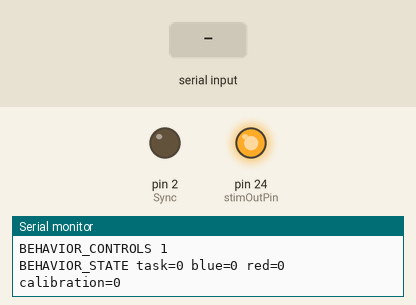
Recording of a sketch running on a simulated Arduino Mega 2560, built with avr-gcc and run on an emulated ATmega2560. On the bench: output pins drawn as LEDs (lit = HIGH), the last lines printed to the serial monitor. Inputs (shaded band) come from the test bench. Random numbers use the default seed unless the sketch sets one.

Above: at 1.2 s.
1.3 s: "4\n" received over Serial
At 3.01 s:
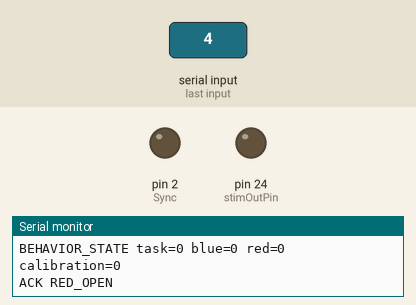
4.3 s: byte 54 ('6') received over Serial
At 4.73 s:
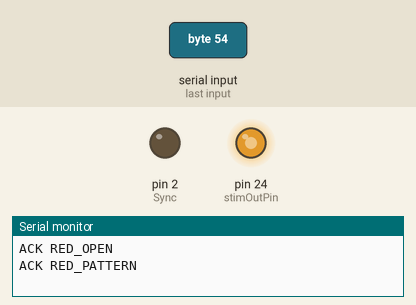
7.3 s: "6\n" received over Serial
At 9.36 s:
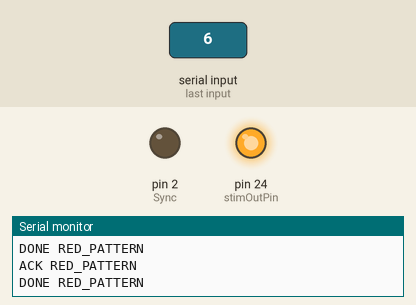
Timing chart, 0 to 20.3 s (numbered marks = the images above; inputs shaded):
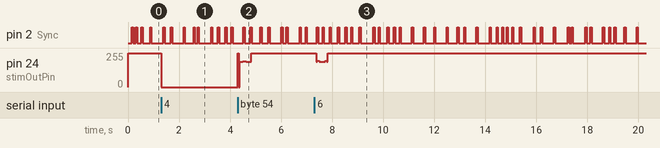

Measured:
- after the input at 1.3 s, pin 24 (stimOutPin): 255/255 → 0/255 at once
- after the input at 4.3 s, pin 24 (stimOutPin): 0/255 → 189/255 at once, → 195/255 0.20 s later, → 189/255 0.12 s later, → 255/255 0.20 s later
- after the input at 7.3 s, pin 24 (stimOutPin): 255/255 → 196/255 after 0.08 s, → 189/255 0.12 s later, → 255/255 0.24 s later

The sketch:

Shun_RTPP_BonsaiToPulseStim.ino
```cpp
// Bonsai to Arduino pulse stim
// Shun 03/27/2025

// ----- Parameters -----
double pulse_freq = 50.0;        // Hz
double pulse_duration = 5.0;     // ms (pulse width)
unsigned long last_pulse_time = 0;

const byte triggerPin = 4;       // Input from Bonsai (digital HIGH to trigger)
const byte stimOutPin = 24;       // Output pin for stimulation pulses

bool isStimulating = false;

// ----- Sync Parameters -----
const byte Sync = 2;                  // Output pin for sync pulses
unsigned long TimerSync = 0;
unsigned long SyncPulseInterval = 100 + random(1, 400);
byte SyncNow = 0;

// GUI protocol: this sketch has a red stimulation output and an external-trigger task.
#define Idle 0
static int state = Idle; // Start task arms the Bonsai trigger after boot/reset.
#define ShutterRed stimOutPin
#define BEHAVIOR_HAS_WATER 0
#define BEHAVIOR_HAS_AIR 0
#define BEHAVIOR_HAS_TONE 0
#define BEHAVIOR_HAS_BLUE 0
#define BEHAVIOR_LEGACY_REWARD_BIG 1
#define BEHAVIOR_LEGACY_SECOND_TONE 0
#define RedPatternPulseMs ((unsigned long)pulse_duration)
#define RedPatternPeriodMs (pulse_freq > 0 ? (unsigned long)(1000.0 / pulse_freq) : 0UL)
unsigned int RedPatternPulseCount = 25;
#include "BehaviorManual.h"

void setup() {
  Serial.begin(115200);
  pinMode(triggerPin, INPUT);    // Setup trigger pin as input
  pinMode(stimOutPin, OUTPUT);   // Setup stimulation pin as output
  digitalWrite(stimOutPin, HIGH); // Active-low output starts closed

  pinMode(Sync, OUTPUT);
  digitalWrite(Sync, LOW);
  TimerSync = millis();
  behaviorCapabilities();
  behaviorReportState();
}

void loop() {
  behaviorReadSerial();
  behaviorUpdateManual();
  sync();
  if (state == Idle) return;

  // Nonblocking external-trigger pulses keep End task responsive during a pulse.
  unsigned long now = millis();
  if (digitalRead(triggerPin) != HIGH) {
    digitalWrite(stimOutPin, HIGH);
    isStimulating = false;
    last_pulse_time = now;
  } else if (isStimulating) {
    if (now - last_pulse_time >= pulse_duration) {
      digitalWrite(stimOutPin, HIGH);
      isStimulating = false;
      last_pulse_time = now;
    }
  } else if (pulse_freq > 0 && pulse_duration > 0 &&
             pulse_duration <= 1000.0 / pulse_freq &&
             now - last_pulse_time >= 1000.0 / pulse_freq) {
    digitalWrite(stimOutPin, LOW);
    isStimulating = true;
    last_pulse_time = now;
  }
}

void behaviorStartTask() {
  isStimulating = false;
  last_pulse_time = millis();
  state = 1;
}

void behaviorStopTask() {
  state = Idle;
  isStimulating = false;
  behaviorStopOutputs();
}

//********************************************************************************************//
void sync() {
  if (millis() - TimerSync >= SyncPulseInterval) {
    if (SyncNow == 1) {
      TimerSync = millis();
      digitalWrite(Sync, LOW);
      SyncNow = 0;
      SyncPulseInterval = 100 + random(1, 400); // random sync pulse interval between 1~2s
    } else {
      TimerSync = millis();
      digitalWrite(Sync, HIGH);
      SyncNow = 1;
      SyncPulseInterval = 50;
    }
  }
}
```

BehaviorManual.h
```cpp
#ifndef NEURODAP_BEHAVIOR_MANUAL_H
#define NEURODAP_BEHAVIOR_MANUAL_H
// Keep all standalone copies of this header identical.
// Each sketch is self-contained for Arduino IDE and temporary GUI builds.
#ifndef BEHAVIOR_LEGACY_SECOND_TONE
#define BEHAVIOR_LEGACY_SECOND_TONE (!BEHAVIOR_LEGACY_REWARD_BIG)
#endif
#ifndef BEHAVIOR_SHUTTER_OPEN
#define BEHAVIOR_SHUTTER_OPEN LOW
#define BEHAVIOR_SHUTTER_CLOSED HIGH
#endif
#ifndef BEHAVIOR_TASK_VALID
#define BEHAVIOR_TASK_VALID true
#endif
#ifndef BEHAVIOR_HAS_WATER
#define BEHAVIOR_HAS_WATER 1
#endif
#ifndef BEHAVIOR_HAS_AIR
#define BEHAVIOR_HAS_AIR 1
#endif
#ifndef BEHAVIOR_HAS_TONE
#define BEHAVIOR_HAS_TONE 1
#endif
#ifndef BEHAVIOR_HAS_TONE_COPIES
#define BEHAVIOR_HAS_TONE_COPIES 1
#endif
#ifndef BEHAVIOR_HAS_BLUE
#define BEHAVIOR_HAS_BLUE 1
#endif
#ifndef BEHAVIOR_HAS_RED
#define BEHAVIOR_HAS_RED 1
#endif
#ifndef BEHAVIOR_HAS_TASK
#define BEHAVIOR_HAS_TASK 1
#endif
void behaviorStartTask();
void behaviorStopTask();

struct BehaviorPulse {
  bool active;
  unsigned long started;
  unsigned long duration;
};
struct BehaviorPattern {
  bool active;
  bool on;
  unsigned long changed;
  unsigned int remaining;
};
BehaviorPulse behaviorWater = {false, 0, 0};
BehaviorPulse behaviorAir = {false, 0, 0};
BehaviorPattern behaviorBlue = {false, false, 0, 0};
BehaviorPattern behaviorRed = {false, false, 0, 0};
bool behaviorToneActive = false;
unsigned long behaviorToneStarted = 0;
bool behaviorCalibrating = false;
unsigned int behaviorCalibrationDelivered = 0;
unsigned long behaviorCalibrationChanged = 0;
bool behaviorCalibrationWaterOn = false;
#if BEHAVIOR_HAS_WATER
byte behaviorCalibrationValve = WaterSpout2;
byte behaviorCalibrationCopy = WaterSpout2_copy;
unsigned long behaviorCalibrationSize = 0;
unsigned int behaviorCalibrationRepeats = 0;
unsigned long behaviorCalibrationInterval = 0;
#endif

void behaviorReportState() {
  Serial.print("BEHAVIOR_STATE task="); Serial.print(state != Idle ? 1 : 0);
  Serial.print(" blue=");
#if BEHAVIOR_HAS_BLUE
  Serial.print((digitalRead(ShutterBlue) == BEHAVIOR_SHUTTER_OPEN || behaviorBlue.active) ? 1 : 0);
#else
  Serial.print(0);
#endif
  Serial.print(" red=");
#if BEHAVIOR_HAS_RED
  Serial.print((digitalRead(ShutterRed) == BEHAVIOR_SHUTTER_OPEN || behaviorRed.active) ? 1 : 0);
#else
  Serial.print(0);
#endif
  Serial.print(" calibration="); Serial.println(behaviorCalibrating ? 1 : 0);
}

void behaviorCapabilities() {
  Serial.println("BEHAVIOR_CONTROLS 1");
}

void behaviorStopOutputs() {
  // Cancel actuator work, not recorded session or calibration counts.
  behaviorWater.active = false;
  behaviorAir.active = false;
  behaviorBlue.active = false;
  behaviorRed.active = false;
  behaviorToneActive = false;
  behaviorCalibrating = false;
  behaviorCalibrationWaterOn = false;
#if BEHAVIOR_HAS_WATER
  LeftOutcomeButton = 0;
  RightOutcomeButton = 0;
  digitalWrite(WaterSpout, LOW);
  digitalWrite(WaterSpout_copy, LOW);
  digitalWrite(WaterSpout2, LOW);
  digitalWrite(WaterSpout2_copy, LOW);
#endif
#if BEHAVIOR_HAS_AIR
  digitalWrite(Airpuff, LOW);
  digitalWrite(Airpuff_copy, LOW);
#endif
#if BEHAVIOR_HAS_BLUE
  digitalWrite(ShutterBlue, BEHAVIOR_SHUTTER_CLOSED);
#endif
#if BEHAVIOR_HAS_RED
  digitalWrite(ShutterRed, BEHAVIOR_SHUTTER_CLOSED);
#endif
#if BEHAVIOR_HAS_TONE
  noTone(Speaker);
#if BEHAVIOR_HAS_TONE_COPIES
  digitalWrite(SpeakerLeft_copy, LOW);
  digitalWrite(SpeakerRight_copy, LOW);
#endif
#endif
}

void behaviorBeginTone() {
#if BEHAVIOR_HAS_TONE
  behaviorToneActive = true;
  behaviorToneStarted = millis();
  tone(Speaker, LeftCueFreq);
#if BEHAVIOR_HAS_TONE_COPIES
  digitalWrite(SpeakerLeft_copy, HIGH);
#endif
#endif
}

bool behaviorStartPattern(BehaviorPattern &pattern, byte pin, unsigned long pulse,
                          unsigned long period, unsigned int count) {
  if (pulse == 0 || period < pulse || count == 0) {
    Serial.println("ERR PATTERN_INVALID check pulse width, period, and count");
    return false;
  }
  pattern.active = true;
  pattern.on = true;
  pattern.changed = millis();
  pattern.remaining = count;
  digitalWrite(pin, BEHAVIOR_SHUTTER_OPEN);
  return true;
}

void behaviorUpdatePattern(BehaviorPattern &pattern, byte pin,
                           unsigned long pulse, unsigned long period) {
  if (!pattern.active) return;
  unsigned long duration = pattern.on ? pulse : period - pulse;
  if (millis() - pattern.changed < duration) return;
  pattern.changed = millis();
  if (pattern.on) {
    digitalWrite(pin, BEHAVIOR_SHUTTER_CLOSED);
    pattern.on = false;
    if (--pattern.remaining == 0) {
      pattern.active = false;
      Serial.println(&pattern == &behaviorBlue ? "DONE BLUE_PATTERN" : "DONE RED_PATTERN");
    }
  } else {
    digitalWrite(pin, BEHAVIOR_SHUTTER_OPEN);
    pattern.on = true;
  }
}

void behaviorUpdateManual() {
#if BEHAVIOR_HAS_WATER
  if (behaviorWater.active && millis() - behaviorWater.started >= behaviorWater.duration) {
    digitalWrite(WaterSpout2, LOW);
    digitalWrite(WaterSpout2_copy, LOW);
    behaviorWater.active = false;
    Serial.print("Manual reward\t");
    Serial.print(behaviorWater.started);
    Serial.print("\t");
    Serial.println(behaviorWater.duration);
  }
#endif
#if BEHAVIOR_HAS_AIR
  if (behaviorAir.active && millis() - behaviorAir.started >= behaviorAir.duration) {
    digitalWrite(Airpuff, LOW);
    digitalWrite(Airpuff_copy, LOW);
    behaviorAir.active = false;
    Serial.print("Manual punishment\t");
    Serial.print(behaviorAir.started);
    Serial.print("\t");
    Serial.println(behaviorAir.duration);
  }
#endif
#if BEHAVIOR_HAS_TONE
  if (behaviorToneActive && millis() - behaviorToneStarted >= ShortToneDuration) {
    noTone(Speaker);
#if BEHAVIOR_HAS_TONE_COPIES
    digitalWrite(SpeakerLeft_copy, LOW);
#endif
    behaviorToneActive = false;
  }
#endif
#if BEHAVIOR_HAS_BLUE
  behaviorUpdatePattern(behaviorBlue, ShutterBlue, BluePatternPulseMs, BluePatternPeriodMs);
#endif
#if BEHAVIOR_HAS_RED
  behaviorUpdatePattern(behaviorRed, ShutterRed, RedPatternPulseMs, RedPatternPeriodMs);
#endif
#if BEHAVIOR_HAS_WATER
  if (behaviorCalibrating) {
    unsigned long duration = behaviorCalibrationWaterOn ? behaviorCalibrationSize : behaviorCalibrationInterval;
    if (millis() - behaviorCalibrationChanged >= duration) {
      behaviorCalibrationChanged = millis();
      if (behaviorCalibrationWaterOn) {
        digitalWrite(behaviorCalibrationValve, LOW);
        digitalWrite(behaviorCalibrationCopy, LOW);
        behaviorCalibrationWaterOn = false;
        ++behaviorCalibrationDelivered;
        if (behaviorCalibrationDelivered >= behaviorCalibrationRepeats) {
          behaviorCalibrating = false;
          Serial.print("DONE CALIBRATION deliveries=");
          Serial.println(behaviorCalibrationDelivered);
        }
      } else {
        digitalWrite(behaviorCalibrationValve, HIGH);
        digitalWrite(behaviorCalibrationCopy, HIGH);
        behaviorCalibrationWaterOn = true;
      }
    }
  }
#endif
}

void behaviorHandleCommand(char command) {
  if (command == '\r' || command == '\n' || command == ' ') return;
  if (command == '?') { behaviorCapabilities(); behaviorReportState(); return; }
#ifdef BEHAVIOR_CUSTOM_LEGACY
  if (behaviorHandleLegacy(command)) return;
#endif
  // Preserve legacy digit meanings; the GUI uses the unambiguous letters.
  if (command == '1') command = BEHAVIOR_LEGACY_REWARD_BIG ? 'W' : 'w';
  if (command == '2') command = BEHAVIOR_LEGACY_SECOND_TONE ? 't' : 'p';
  if (command == '3') command = 'b';
  if (command == '4') command = 'r';
  if (command == '5') command = 'f';
  if (command == '6') command = 'F';
  if (command == '7') command = 'c';
  if (command == '8') command = 's';
  if (command == '9') command = 'x';
  if ((!BEHAVIOR_HAS_WATER && (command == 'w' || command == 'W' || command == 'c')) ||
      (!BEHAVIOR_HAS_AIR && command == 'p') || (!BEHAVIOR_HAS_TONE && command == 't') ||
      (!BEHAVIOR_HAS_BLUE && (command == 'b' || command == 'B' || command == 'f')) ||
      (!BEHAVIOR_HAS_RED && (command == 'r' || command == 'R' || command == 'F')) ||
      (!BEHAVIOR_HAS_TASK && command == 's')) {
    Serial.println("ERR UNSUPPORTED this sketch does not define that output/task");
    return;
  }
  if (command == 'x') {
    behaviorStopTask();
    Serial.println("ACK END_TASK counts_preserved");
    return;
  }
  if (command == 'B' || command == 'R') {
#if BEHAVIOR_HAS_BLUE
    if (command == 'B') { behaviorBlue.active = false; digitalWrite(ShutterBlue, BEHAVIOR_SHUTTER_CLOSED); }
#endif
#if BEHAVIOR_HAS_RED
    if (command == 'R') { behaviorRed.active = false; digitalWrite(ShutterRed, BEHAVIOR_SHUTTER_CLOSED); }
#endif
    Serial.println(command == 'B' ? "ACK BLUE_CLOSE" : "ACK RED_CLOSE");
    return;
  }
  if (command != 'w' && command != 'W' && command != 'p' && command != 't' &&
      command != 'b' && command != 'r' && command != 'f' && command != 'F' &&
      command != 'c' && command != 's') {
    Serial.println("ERR UNKNOWN_COMMAND");
    return;
  }
  // Prevent manual stimuli and calibration from competing with trial outputs.
  if (state != Idle || behaviorCalibrating) {
    Serial.println("ERR BUSY stop the task/calibration before manual stimuli or restart");
    return;
  }
  if (command == 's') {
    if (!BEHAVIOR_TASK_VALID) {
      Serial.println("ERR TASK_CONFIG blue task stimulation conflicts with paAIP2");
      return;
    }
    behaviorStopOutputs();
    behaviorStartTask();
    Serial.println("ACK START_TASK");
    return;
  }
  if (command == 'w' || command == 'W') {
#if BEHAVIOR_HAS_WATER
    if (behaviorWater.active) { Serial.println("ERR WATER_BUSY"); return; }
    behaviorWater.active = true;
    behaviorWater.started = millis();
    behaviorWater.duration = command == 'w' ? SmallRewardSize : BigRewardSize;
    ++ManualPositiveNum;
    digitalWrite(WaterSpout2, HIGH);
    digitalWrite(WaterSpout2_copy, HIGH);
    Serial.println(command == 'w' ? "ACK SMALL_REWARD" : "ACK LARGE_REWARD");
#endif
  } else if (command == 'p') {
#if BEHAVIOR_HAS_AIR
    if (behaviorAir.active) { Serial.println("ERR AIR_BUSY"); return; }
    behaviorAir.active = true;
    behaviorAir.started = millis();
    behaviorAir.duration = SmallPunishSize;
    ++ManualNegativeNum;
    digitalWrite(Airpuff, HIGH);
    digitalWrite(Airpuff_copy, HIGH);
    Serial.println("ACK PUNISHMENT");
#endif
  } else if (command == 't') {
    behaviorBeginTone();
    Serial.println("ACK TONE");
  } else if (command == 'b' || command == 'r') {
#if BEHAVIOR_HAS_BLUE
    if (command == 'b') { behaviorBlue.active = false; digitalWrite(ShutterBlue, BEHAVIOR_SHUTTER_OPEN); }
#endif
#if BEHAVIOR_HAS_RED
    if (command == 'r') { behaviorRed.active = false; digitalWrite(ShutterRed, BEHAVIOR_SHUTTER_OPEN); }
#endif
    Serial.println(command == 'b' ? "ACK BLUE_OPEN" : "ACK RED_OPEN");
  } else if (command == 'f') {
#if BEHAVIOR_HAS_BLUE
    if (behaviorStartPattern(behaviorBlue, ShutterBlue, BluePatternPulseMs, BluePatternPeriodMs, BluePatternPulseCount))
      Serial.println("ACK BLUE_PATTERN");
#endif
  } else if (command == 'F') {
#if BEHAVIOR_HAS_RED
    if (behaviorStartPattern(behaviorRed, ShutterRed, RedPatternPulseMs, RedPatternPeriodMs, RedPatternPulseCount))
      Serial.println("ACK RED_PATTERN");
#endif
  } else if (command == 'c') {
#if BEHAVIOR_HAS_WATER
    if (behaviorWater.active || CalibrationRepeats == 0 || UnitRewardSize == 0) {
      Serial.println("ERR CALIBRATION_BUSY_OR_INVALID");
      return;
    }
    behaviorCalibrationValve = WaterSpout2;
    behaviorCalibrationCopy = WaterSpout2_copy;
    behaviorCalibrationSize = UnitRewardSize;
    behaviorCalibrationRepeats = CalibrationRepeats;
    behaviorCalibrationInterval = CalibrationIntervalMs;
    behaviorCalibrating = true;
    behaviorCalibrationDelivered = 0; // reset only when explicitly starting a new calibration
    behaviorCalibrationWaterOn = false;
    behaviorCalibrationChanged = millis();
    Serial.println("ACK CALIBRATION");
#endif
  }
}

void behaviorReadSerial() {
  // Bound work per loop so output timers still run under continuous input.
  for (byte n = 0; n < 16 && Serial.available() > 0; ++n) {
    behaviorHandleCommand((char)Serial.read());
  }
}
// Used by legacy task tones, which otherwise block serial stop handling.
bool behaviorWait(unsigned long duration) {
  unsigned long began = millis();
  while (true) {
    if (Serial.available() > 0) {
      char command = (char)Serial.read();
      if (command == 'x' || command == '9' || command == '?') behaviorHandleCommand(command);
      else if (command != '\r' && command != '\n' && command != ' ')
        Serial.println("ERR BUSY task tone in progress");
    }
    if (state == Idle) return false;
    if (millis() - began >= duration) return true;
    delay(1);
  }
}
#endif
```
